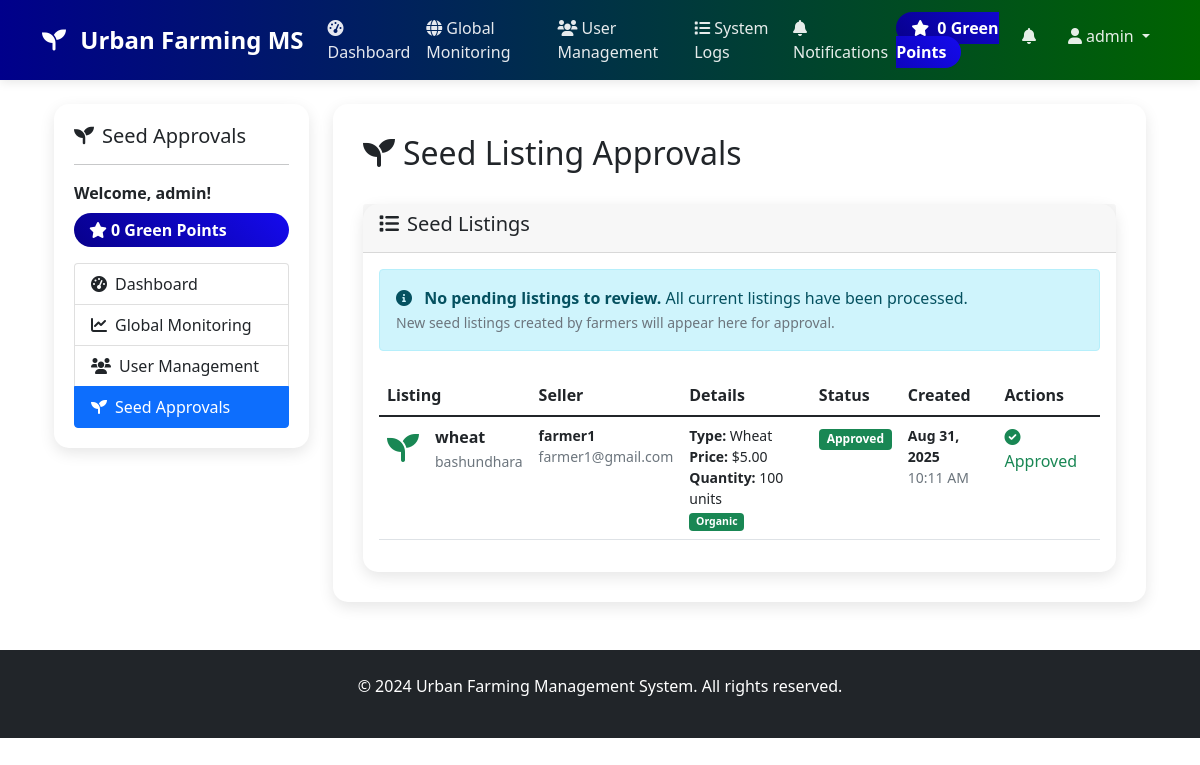
Screenshot of /seed_approvals.php (signed in) with the database file from the repository.
### tables this page shows
CREATE TABLE `seed_listings` (
  `id` int(11) NOT NULL,
  `seller_id` int(11) NOT NULL,
  `seed_type` varchar(100) NOT NULL,
  `quantity` int(11) NOT NULL,
  `price` decimal(10,2) NOT NULL,
  `location` varchar(255) NOT NULL,
  `is_organic` tinyint(1) DEFAULT 0,
  `is_non_gmo` tinyint(1) DEFAULT 0,
  `description` text DEFAULT NULL,
  `status` enum('pending','available','sold') DEFAULT 'pending',
  `approved_by` int(11) DEFAULT NULL,
  `approved_at` timestamp NULL DEFAULT NULL,
  `notes` text DEFAULT NULL,
  `buyer_id` int(11) DEFAULT NULL,
  `green_points_earned_seller` int(11) DEFAULT 0,
  `green_points_earned_buyer` int(11) DEFAULT 0,
  `created_at` timestamp NOT NULL DEFAULT current_timestamp(),
  `updated_at` timestamp NOT NULL DEFAULT current_timestamp() ON UPDATE current_timestamp()
);

CREATE TABLE `users` (
  `id` int(11) NOT NULL,
  `username` varchar(50) NOT NULL,
  `email` varchar(100) NOT NULL,
  `password_hash` varchar(255) NOT NULL,
  `role` enum('farmer','planner','admin') NOT NULL,
  `green_points` int(11) DEFAULT 0,
  `created_at` timestamp NOT NULL DEFAULT current_timestamp(),
  `updated_at` timestamp NOT NULL DEFAULT current_timestamp() ON UPDATE current_timestamp()
);

### seed_approvals.php (the view, shortened to what this page needs)
<?php
$database = new Database();
$db = $database->getConnection();
$listings_query = "SELECT sl.*, u.username, u.email
                   FROM seed_listings sl
                   LEFT JOIN users u ON sl.seller_id = u.id
                   ORDER BY sl.created_at DESC";
$listings_stmt = $db->prepare($listings_query);
$listings_stmt->execute();
$seed_listings = $listings_stmt->fetchAll(PDO::FETCH_ASSOC);
include 'includes/header.php';
?>
<div class="container-fluid">
    <div class="row">
        <div class="col-md-3">
            <div class="sidebar">
                <h5><i class="fas fa-seedling me-2"></i>Seed Approvals</h5>
                <hr>
                <div class="mb-3">
                    <strong>Welcome, <?php echo $_SESSION['username']; ?>!</strong>
                    <div class="green-points mt-2">
                        <i class="fas fa-star me-1"></i><?php echo $_SESSION['green_points']; ?> Green Points
                    </div>
                </div>
                <div class="list-group">
                    <a href="admin_dashboard.php" class="list-group-item list-group-item-action">
                        <i class="fas fa-tachometer-alt me-2"></i>Dashboard
                    </a>
                    <a href="global_monitoring.php" class="list-group-item list-group-item-action">
                        <i class="fas fa-chart-line me-2"></i>Global Monitoring
                    </a>
                    <a href="user_management.php" class="list-group-item list-group-item-action">
                        <i class="fas fa-users me-2"></i>User Management
                    </a>
                    <a href="seed_approvals.php" class="list-group-item list-group-item-action active">
                        <i class="fas fa-seedling me-2"></i>Seed Approvals
                    </a>
                </div>
            </div>
        </div>
        <div class="col-md-9">
            <div class="main-content">
                <div class="d-flex justify-content-between align-items-center mb-4">
                    <h2><i class="fas fa-seedling me-2"></i>Seed Listing Approvals</h2>
                </div>
                <div class="card">
                    <div class="card-header">
                        <h5><i class="fas fa-list me-2"></i>Seed Listings</h5>
                    </div>
                    <div class="card-body">
                                                 <?php if(empty($seed_listings)): ?>
                             <div class="text-center py-4">
                                 <i class="fas fa-seedling fa-3x text-muted mb-3"></i>
                                 <p class="text-muted">No seed listings found.</p>
                                 <p class="text-muted">Farmers need to create seed listings first.</p>
                             </div>
                         <?php else: ?>
                             <?php
                             $pending_count = 0;
                             ?>
                             <?php if($pending_count == 0): ?>
                                 <div class="alert alert-info mb-4">
                                     <i class="fas fa-info-circle me-2"></i>
                                     <strong>No pending listings to review.</strong> All current listings have been processed.
                                     <br>
                                     <small class="text-muted">New seed listings created by farmers will appear here for approval.</small>
                                 </div>
                             <?php endif; ?>
                             <div class="table-responsive">
                                <table class="table table-hover">
                                    <thead>
                                        <tr>
                                            <th>Listing</th>
                                            <th>Seller</th>
                                            <th>Details</th>
                                            <th>Status</th>
                                            <th>Created</th>
                                            <th>Actions</th>
                                        </tr>
                                    </thead>
                                    <tbody>
                                        <?php foreach($seed_listings as $listing): ?>
                                            <tr>
                                                <td>
                                                    <div class="d-flex align-items-center">
                                                        <div class="avatar me-3">
                                                            <i class="fas fa-seedling fa-2x text-success"></i>
                                                        </div>
                                                        <div>
                                                            <strong><?php echo htmlspecialchars($listing['seed_type']); ?></strong>
                                                            <br>
                                                            <small class="text-muted"><?php echo htmlspecialchars($listing['location']); ?></small>
                                                        </div>
                                                    </div>
                                                </td>
                                                <td>
                                                    <div class="small">
                                                        <strong><?php echo htmlspecialchars($listing['username']); ?></strong>
                                                        <br>
                                                        <span class="text-muted"><?php echo htmlspecialchars($listing['email']); ?></span>
                                                    </div>
                                                </td>
                                                <td>
                                                    <div class="small">
                                                        <div><strong>Type:</strong> <?php echo ucfirst($listing['seed_type']); ?></div>
                                                        <div><strong>Price:</strong> $<?php echo number_format($listing['price'], 2); ?></div>
                                                        <div><strong>Quantity:</strong> <?php echo number_format($listing['quantity']); ?> units</div>
                                                        <div class="text-muted">
                                                            <?php if($listing['is_organic']): ?>
                                                                <span class="badge bg-success me-1">Organic</span>
                                                            <?php endif; ?>
                                                        </div>
                                                    </div>
                                                </td>
                                                                                                 <td>
                                                     <?php if($listing['status'] == 'pending'): ?>
                                                         <span class="badge bg-warning">Pending Review</span>
                                                     <?php elseif($listing['status'] == 'available'): ?>
                                                         <span class="badge bg-success">Approved</span>
                                                     <?php elseif($listing['status'] == 'rejected'): ?>
                                                         <span class="badge bg-danger">Rejected</span>
                                                     <?php elseif($listing['status'] == 'sold'): ?>
                                                         <span class="badge bg-info">Sold</span>
                                                     <?php endif; ?>
                                                 </td>
                                                <td>
                                                    <div class="small">
                                                        <strong><?php echo date('M j, Y', strtotime($listing['created_at'])); ?></strong>
                                                        <br>
                                                        <span class="text-muted"><?php echo date('g:i A', strtotime($listing['created_at'])); ?></span>
                                                    </div>
                                                </td>
                                                <td>
                                                    <div class="btn-group" role="group">
                                                        <?php if($listing['status'] == 'pending'): ?>
                                                            <button type="button" class="btn btn-sm btn-outline-success" onclick="approveListing(<?php echo $listing['id']; ?>)">
                                                                <i class="fas fa-check"></i> Approve
                                                            </button>
                                                            <button type="button" class="btn btn-sm btn-outline-danger" onclick="rejectListing(<?php echo $listing['id']; ?>)">
                                                                <i class="fas fa-times"></i> Reject
                                                            </button>
                                                        <?php elseif($listing['status'] == 'available'): ?>
                                                            <span class="text-success"><i class="fas fa-check-circle"></i> Approved</span>
                                                        <?php elseif($listing['status'] == 'rejected'): ?>
                                                            <span class="text-danger"><i class="fas fa-times-circle"></i> Rejected</span>
                                                        <?php elseif($listing['status'] == 'sold'): ?>
                                                            <span class="text-info"><i class="fas fa-shopping-cart"></i> Sold</span>
                                                        <?php endif; ?>
                                                    </div>
                                                </td>
                                            </tr>
                                        <?php endforeach; ?>
                                    </tbody>
                                </table>
                            </div>
                        <?php endif; ?>
                    </div>
                </div>
            </div>
        </div>
    </div>
</div>
<?php include 'includes/footer.php'; ?>

### includes/header.php (style rules this page uses)
:root { --primary-color: #2E8B57; --secondary-color: #90EE90; --accent-color: #32CD32; --dark-green: #006400; --light-green: #98FB98; --blue-color: #00008B; --text-color:rgb(255, 255, 255); --gray-color:rgb(0, 0, 0); }
body { font-family: 'Segoe UI', Tahoma, Geneva, Verdana, sans-serif; }
.card { border: none; border-radius: 15px; box-shadow: 0 5px 15px rgba(0,0,0,0.1); transition: transform 0.3s ease; }
.green-points { background: linear-gradient(45deg,rgb(7, 0, 139),rgb(21, 10, 238)); color:white; padding: 5px 15px; border-radius: 20px; font-weight: bold; }
.sidebar { background: white; border-radius: 15px; padding: 20px; box-shadow: 0 5px 15px rgba(0,0,0,0.1); }
.main-content { background: white; border-radius: 15px; padding: 30px; box-shadow: 0 5px 15px rgba(0,0,0,0.1); }

### rows the page displays
seed_listings: seed_type "wheat", location "bashundhara", seller.username "farmer1", seller.email "farmer1@gmail.com", seed_type "Wheat", price "5.00", quantity "100", is_organic "Organic", status "Approved", created_at "Aug 31, 2025", created_at "10:11 AM"

### other values shown
$_SESSION['green_points'] "0"
$_SESSION['username'] "admin"
